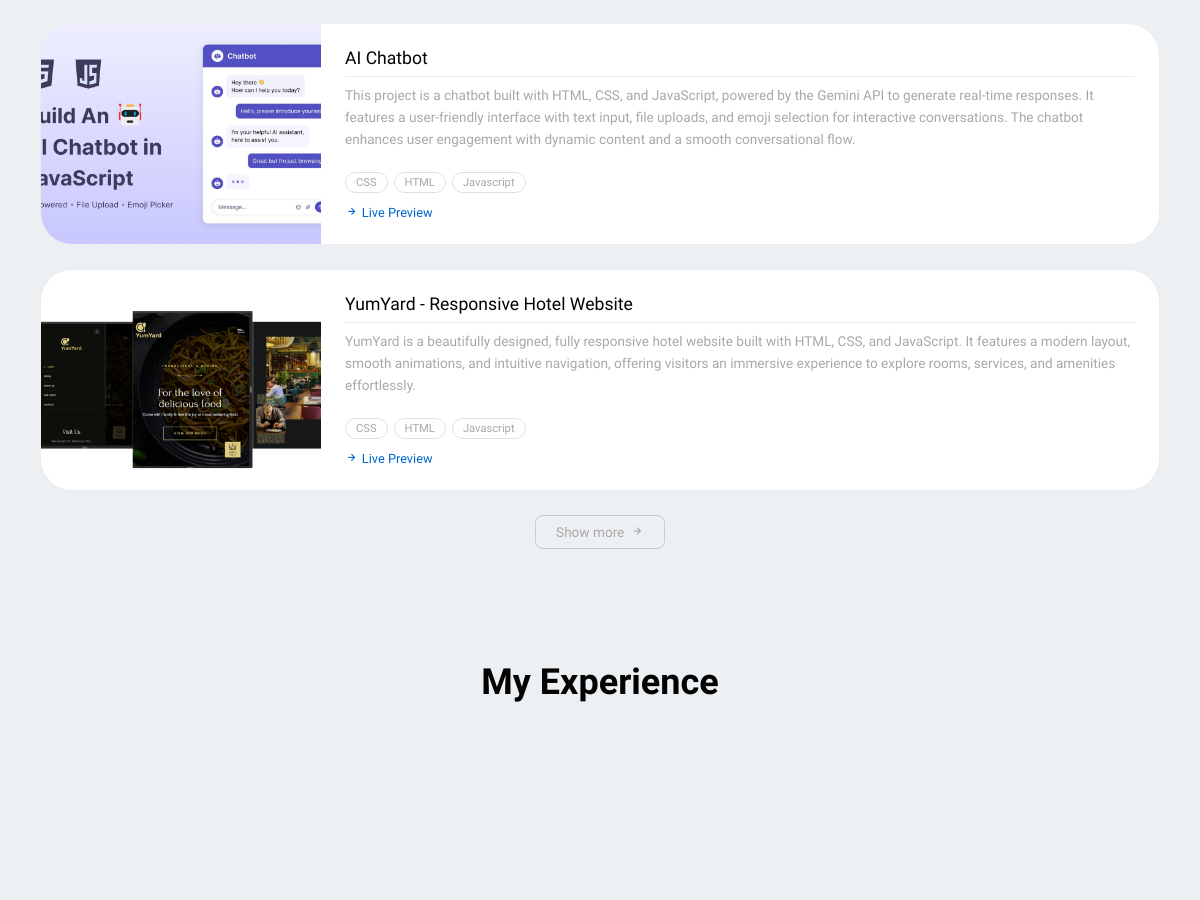
The app's page / (middle part), older data.
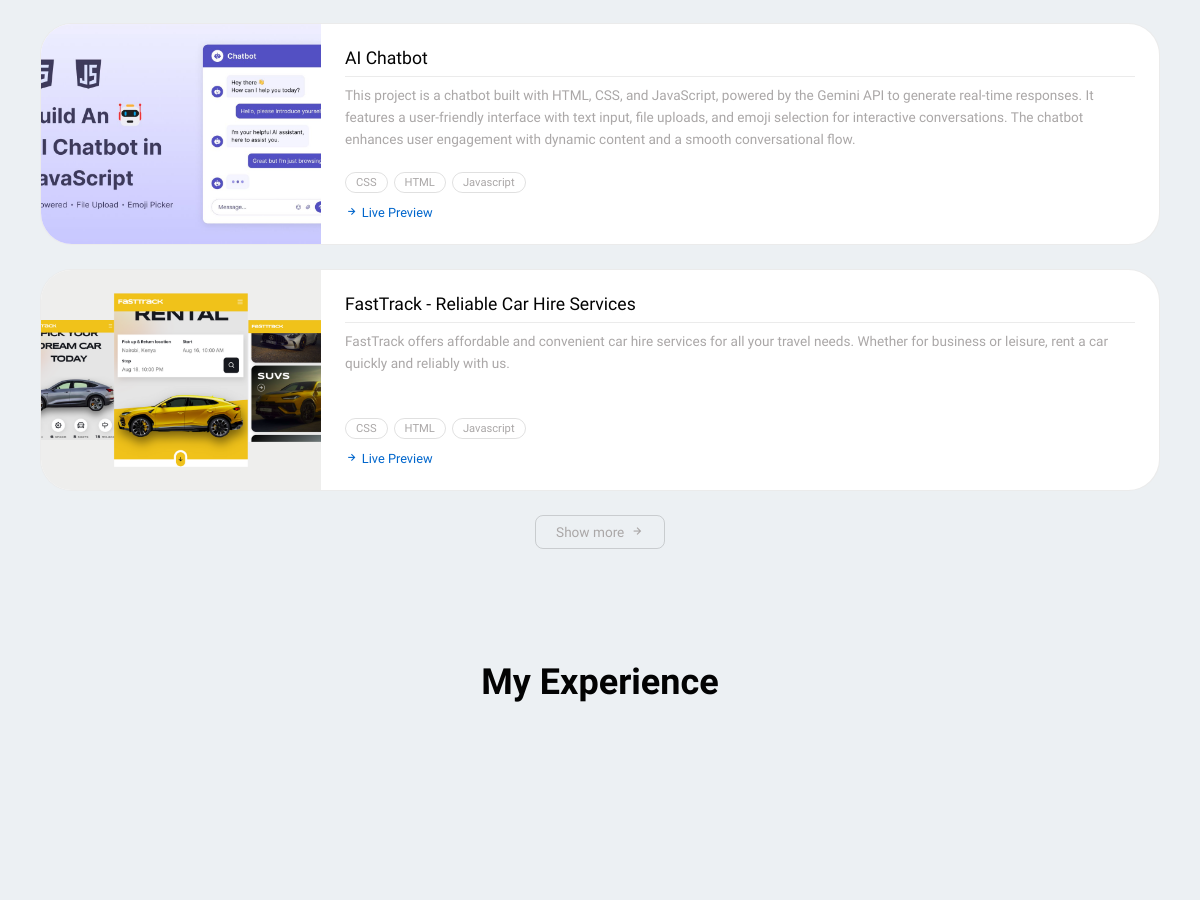
The same page, newer data.
### portfolio_app/models.py (models this page shows, shortened)
class Project(models.Model):
    RANK_CHOICES = [
        (1, 'Rank 1 - Highest Priority'),
        (2, 'Rank 2'),
        (3, 'Rank 3'),
        (4, 'Rank 4'),
        (5, 'Rank 5 - Lowest Priority'),
    ]
    name = models.CharField(max_length=500)
    description = models.TextField()
    thumbnail = models.ImageField(upload_to='projects/')
    skills_used = models.ManyToManyField('Skill', related_name="projects")
    link = models.CharField(max_length=500)
    created_at = models.DateField(auto_now_add=True)
    rank = models.PositiveIntegerField(choices=RANK_CHOICES, default=1)

class Skill(models.Model):
    CATEGORY_CHOICES = [
        ('frontend', 'Frontend'),
        ('backend', 'Backend'),
        ('testing', 'Testing'),
        ('deployment', 'Deployment'),
    ]
    category = models.CharField(max_length=20, choices=CATEGORY_CHOICES)
    name = models.CharField(max_length=100)
    icon = models.FileField(
        upload_to='skills/',
        validators=[FileExtensionValidator(allowed_extensions=['svg', 'png', 'jpg', 'jpeg', 'gif', 'webp'])]
    )
    class Meta:
        ordering = ['category', 'name']

### portfolio_app/views.py (the view)
# urls.py: path('', views.index, name='index'),
def index(request):
    projects = Project.objects.all().order_by('rank', '-created_at')
    experiences = Experience.objects.all().order_by('-start_date')
    category_order = ['frontend', 'backend', 'testing', 'deployment']
    skills_by_category = OrderedDict()
    for category_key in category_order:
        skills_by_category[category_key] = []
    for skill in Skill.objects.all():
        if skill.category in skills_by_category:
            skills_by_category[skill.category].append(skill)
    context = {
        'projects': projects,
        'skills_by_category': skills_by_category,
        'experiences' : experiences
    }
    return render(request, 'portfolio_app/index.html', context)

### portfolio_app/templates/portfolio_app/index.html (shortened to what this page needs)
{% load static %} {% load humanize %}
<!DOCTYPE html>
<html lang="en" data-theme="light">
  <head>
    <link
      href="https://unpkg.com/boxicons@2.1.4/css/boxicons.min.css"
      rel="stylesheet"
    />
    <link rel="stylesheet" href="{% static 'css/styles.css' %}" />
  </head>
  <body>
    <main class="main">
      <section class="projects section" id="projects">
        <div class="proj-list">
          {% for project in projects|slice:":3" %}
          <div class="proj-card">
            <a href="{{ project.link }}" target="_blank">
              <img class="proj-thumb" src="{{ project.thumbnail.url }}" alt="{{ project.name }}" />
            </a>
            <div class="proj-body">
              <h3 class="proj-title">{{ project.name }}</h3>
              <hr class="proj-divider"/>
              <p class="proj-desc">{{ project.description }}</p>
              <div class="proj-skills">
                {% for skill in project.skills_used.all %}
                <span class="proj-skill">{{ skill.name }}</span>
                {% endfor %}
              </div>
              <a href="{{ project.link }}" target="_blank" class="proj-link">
                <i class="bx bx-right-arrow-alt"></i>
                Live Preview
              </a>
            </div>
          </div>
          {% endfor %}
        </div>
        {% if projects.count > 3 %}
        <div class="proj-more-wrapper">
          <button class="show-more-btn" onclick="toggleMore()">
            <span id="show-more-label">Show more</span>
            <i class="bx bx-right-arrow-alt" id="show-more-icon"></i>
          </button>
        </div>
        {% endif %}
      </section>
      <section class="experience section" id="experience">
        <h2 class="section__title">My Experience</h2>
        <div class="experience__container container grid">
        </div>
      </section>
    </main>
  </body>
</html>

Row changes from the older to the newer data that the page shows:
no longer on this page (row unchanged): Project: thumbnail (picture), name "YumYard - Responsive Hotel Website", description "YumYard is a beautifully designed, fully responsive hotel website built with HTML, CSS, and JavaScript. It features a modern layout, smooth animations, and intuitive navigation, offering visitors an immersive experience to explore rooms, services, and amenities effortlessly.", Skill (name "CSS"), Skill (name "HTML"), Skill (name "Javascript")
added Project: thumbnail (picture), name "FastTrack - Reliable Car Hire Services", description "FastTrack offers affordable and convenient car hire services for all your travel needs. Whether for business or leisure, rent a car quickly and reliably with us.", Skill (name "CSS"), Skill (name "HTML"), Skill (name "Javascript")
